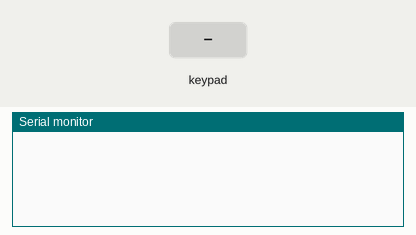
Simulated run of this sketch. Board: Arduino Uno, built with avr-gcc and run on an emulated ATmega328P. On the bench: the last lines printed to the serial monitor. The test bench sets the inputs (shaded band).

Above: at 1.2 s.
1.3 s: key '1' pressed
At 2.2 s:
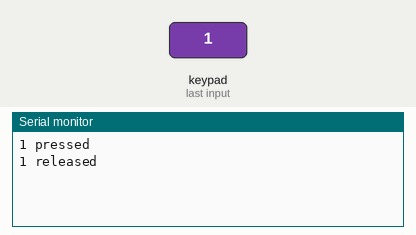
2.9 s: keypad keys 1 2 # pressed 0.4 s apart
At 4.9 s:
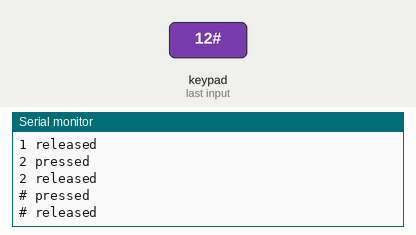
5.6 s: key '*' pressed
At 6.4 s:
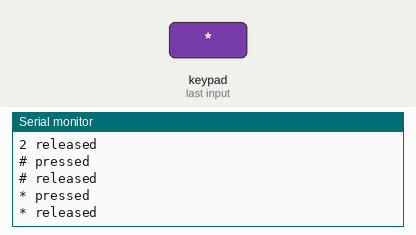
7.2 s: keypad keys 2 5 pressed 0.4 s apart
At 7.34 s:
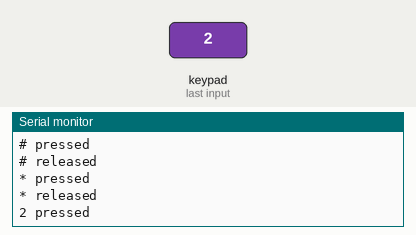
Timing chart, 0 to 10.2 s (numbered marks = the images above; inputs shaded):
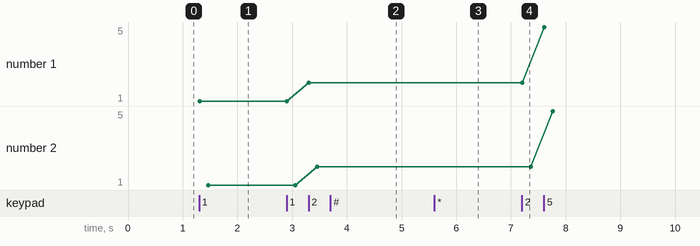

The sketch:

keypad_test.ino
```cpp
#include <Adafruit_Keypad.h> // Correct inclusion of the library

// define your specific keypad here via PID
#define KEYPAD_PID3845

// define your pins here
#define R4   19
#define R3   13
#define R2   12
#define R1   4
#define C1   21
#define C2   27
#define C3   33

// Keymap for 3x4 Keypad
char keys[4][3] = {
  {'1','2','3'},
  {'4','5','6'},
  {'7','8','9'},
  {'*','0','#'}
};

// Row and column pins for 3x4 Keypad
byte rowPins[4] = { R1, R2, R3, R4 };
byte colPins[3] = { C1, C2, C3 };

// Initialize an instance of class Adafruit_Keypad
Adafruit_Keypad customKeypad = Adafruit_Keypad(makeKeymap(keys), rowPins, colPins, 4, 3);

void setup() {
  Serial.begin(115200);  // Adjusted for ESP32
  customKeypad.begin();
}

void loop() {
  customKeypad.tick();
  while(customKeypad.available()) {
    keypadEvent e = customKeypad.read();
    char key = (char)e.bit.KEY;
    Serial.print(key);
    if (e.bit.EVENT == KEY_JUST_PRESSED) {
      Serial.println(" pressed");
    } else if (e.bit.EVENT == KEY_JUST_RELEASED) {
      Serial.println(" released");
    }
  }

  delay(10);
}
```

Measured:
- after the input at 1.3 s, the serial monitor: prints a new line at once (image 1)
- after the input at 2.9 s, the serial monitor: prints a new line after 0.41 s (image 2)
- after the input at 5.6 s, the serial monitor: prints a new line at once (image 3)
- after the input at 7.2 s, the serial monitor: prints a new line at once (image 4)
- plotted number 1: 1 → 2 after the input at 2.9 s, 2 → 5 after the input at 7.2 s
- plotted number 2: 1 → 2 after the input at 2.9 s, 2 → 5 after the input at 7.2 s
